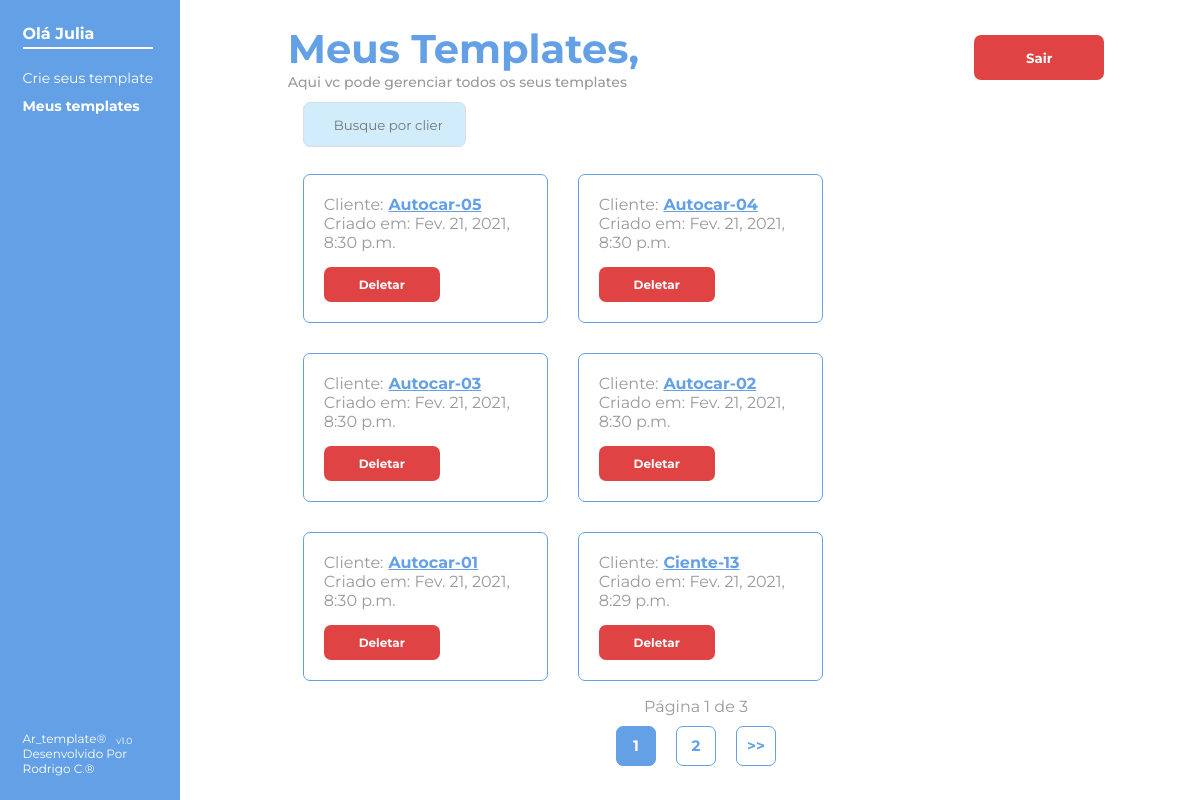
Before: /meus_templates/ (signed in) with the older database file.
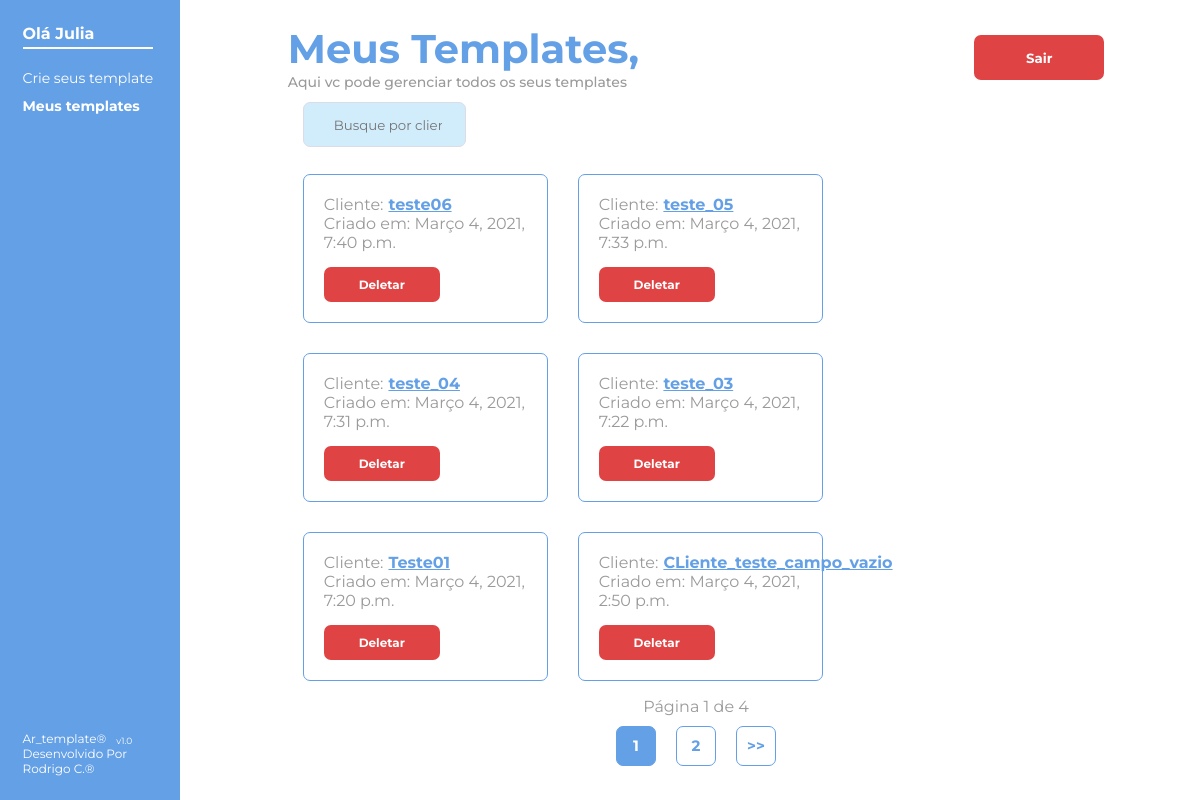
After: the same page with the newer database file.
### criador_de_template/models.py (models this page shows, shortened)
class Cliente(models.Model):
    usuario = models.ForeignKey(AUTH_USER_MODEL, on_delete=models.CASCADE)
    cliente = models.CharField(max_length=50, null=False, primary_key=True, blank=False)
    criacao = models.DateTimeField(auto_now=True)

### administracao_clientes/views.py (the view)
@login_required
def meus_templates(request):
    termo_buscado = request.GET.get('pesquisa', None)
    if termo_buscado:
        usuario = Usuario.objects.get(username=request.user)
        lista_de_clientes = usuario.cliente_set.filter(cliente__icontains=termo_buscado).order_by('-criacao')
        paginador = Paginator(lista_de_clientes, 6)
        pagina = request.GET.get('page')
        clientes = paginador.get_page(pagina)
    else:
        usuario = Usuario.objects.get(username=request.user)
        lista_de_clientes = usuario.cliente_set.all().order_by('-criacao')
        paginador = Paginator(lista_de_clientes, 6)
        pagina = request.GET.get('page')
        clientes = paginador.get_page(pagina)
    return render(request, 'meus_templates.html', {'clientes': clientes, 'pesquisa': termo_buscado})

### administracao_clientes/templates/meus_templates.html (shortened to what this page needs)
{% extends 'base.html' %}
{% load static %}
{% load icon %}
{% block content %} <link rel="stylesheet" href="{% static 'estilo/criar_template.css' %}"> {% endblock %}
{% block main %}
<main>
    <div class="container-esquerdo">
        <div class="container-menor-esquerdo">
            <div>
                <h3>Olá {{ user.username.capitalize }}</h3>
                <nav>
                    <ul>
                        <li>
                            <a href="{% url 'cria-template' %}">Crie seus template</a>
                        </li>
                        <li id="nesta-pagina">
                            Meus templates
                        </li>
                    </ul>
                </nav>
            </div>
            <div class="desenvolvido">
                <span>Ar_template® <p> v1.0</p></span>
                <span>Desenvolvido Por Rodrigo C.®</span>
            </div>
        </div>
    </div>
    <div class="container-direito">
        <div class="container-menor-direito">
            <div class="login-cadastro-nome">
                <h2>
                    Meus Templates,
                    <p>Aqui vc pode gerenciar todos os seus templates</p>
                </h2>
                <form  method="post" action="{% url 'sair' %}">
                    <button type="submit" class="btn-red">
                        Sair
                    </button>
                </form>
            </div>
            <form method="GET" class="pesquisa">
                <input id="campodepesquisa" type="search" name="pesquisa" placeholder="Busque por clientes" {% if pesquisa %} value=" {{ pesquisa }} "{% endif %}>
            </form>
            <div class="clientes">
                {% for cliente in clientes %}
                <div class="clientes-itens">
                    <p>Cliente: <b><a href="{% url 'meucliente' cliente.cliente %}"> {{ cliente.cliente }} </a></b> </p>
                    <p>Criado em: {{ cliente.criacao }}</p>
                    <div class="delete">
                        <a href="{% url 'deletar' cliente.cliente %}" class="btn-red"> Deletar</a>
                    </div>
                </div>
                {% endfor %}
            </div>
            <div class="paginador">
                <div>
                    Página {{ clientes.number }} de {{ clientes.paginator.num_pages }}
                </div>
                <div>
                    <span class="nesta-pagina">
                        {{ clientes.number }}
                    </span>
                    {% if clientes.has_next %}
                    <span>
                        <a href="?page={{ clientes.next_page_number }}">{{ clientes.next_page_number }}</a>
                    </span>
                    <span>
                        <a href="?page={{ clientes.paginator.num_pages }}">>></a>
                    </span>
                    {% endif %}
                </div>
            </div>
        </div>
    </div>
</main>
{% endblock %}

Changed rows visible on the page:
no longer on this page (row unchanged): Cliente: cliente "Autocar-05", criacao "Fev. 21, 2021, 8:30 p.m."
no longer on this page (row unchanged): Cliente: cliente "Autocar-04", criacao "Fev. 21, 2021, 8:30 p.m."
no longer on this page (row unchanged): Cliente: cliente "Autocar-03", criacao "Fev. 21, 2021, 8:30 p.m."
no longer on this page (row unchanged): Cliente: cliente "Autocar-02", criacao "Fev. 21, 2021, 8:30 p.m."
no longer on this page (row unchanged): Cliente: cliente "Autocar-01", criacao "Fev. 21, 2021, 8:30 p.m."
no longer on this page (row unchanged): Cliente: cliente "Ciente-13", criacao "Fev. 21, 2021, 8:29 p.m."
added Cliente: cliente "teste06", criacao "Março 4, 2021, 7:40 p.m."
added Cliente: cliente "teste_05", criacao "Março 4, 2021, 7:33 p.m."
added Cliente: cliente "teste_04", criacao "Março 4, 2021, 7:31 p.m."
added Cliente: cliente "teste_03", criacao "Março 4, 2021, 7:22 p.m."
added Cliente: cliente "Teste01", criacao "Março 4, 2021, 7:20 p.m."
added Cliente: cliente "CLiente_teste_campo_vazio", criacao "Março 4, 2021, 2:50 p.m."
Other visible differences:
{{ clientes.paginator.num_pages }}: "3" → "4"
